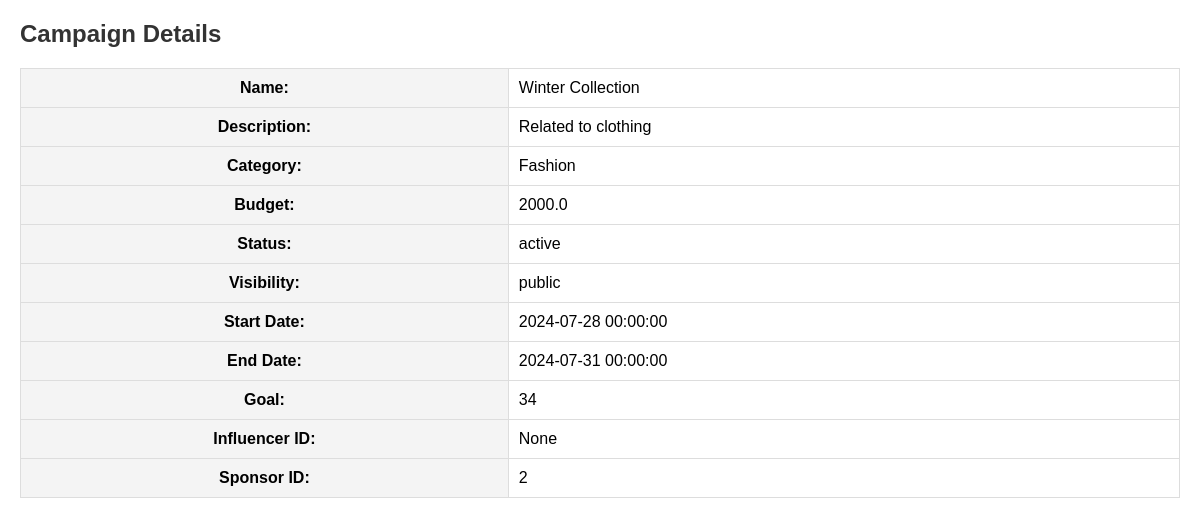
Screenshot of /admin/campaign/view/1 with the database file from the repository.
### models.py (models this page shows)
class Campaign(db.Model):
    __tablename__ = 'campaign'
    id = db.Column(db.Integer, primary_key=True, autoincrement=True)
    name = db.Column(db.String(150), nullable=False)
    description = db.Column(db.Text, nullable=True)
    category = db.Column(db.String(100), nullable=False)
    budget = db.Column(db.Float, nullable=False)
    status = db.Column(db.String(50), nullable=False, default="active")  # 'active', 'paused', 'completed'
    visibility = db.Column(db.String(50), nullable=False, default="public")  # 'public', 'private'
    start_date = db.Column(db.DateTime, nullable=False)
    end_date = db.Column(db.DateTime, nullable=False)
    goal = db.Column(db.String(200), nullable=True)
    influencer_id = db.Column(db.Integer, db.ForeignKey('user.id'), nullable=True)
    sponsor_id = db.Column(db.Integer, db.ForeignKey('user.id'), nullable=False)
    ad_requests = db.relationship('AdRequest', backref='campaign', lazy=True, cascade="all, delete-orphan")
    influencer_campaign_requests = db.relationship('InfluencerCampaignRequest', backref='campaign', lazy=True)

### routes.py (the view)
@app.route('/admin/campaign/view/<int:id>', methods=['GET'])
def admin_view_campaign(id):
    campaign = Campaign.query.get_or_404(id)
    return render_template('admin/view_details.html', view_type='campaign', campaign=campaign)

### templates/admin/view_details.html (shortened to what this page needs)
<!DOCTYPE html>
<html lang="en">
<head>
</head>
<body>
    {% if view_type == 'sponsor' %}
        <h1>Sponsor Details</h1>
        <table>
            <tr>
                <th>Name:</th>
                <td>{{ sponsor.username }}</td>
            </tr>
            <tr>
                <th>Industry:</th>
                <td>{{ sponsor.industry }}</td>
            </tr>
            <tr>
                <th>Company:</th>
                <td>{{ sponsor.company }}</td>
            </tr>
            <tr>
                <th>Budget: </th>
                <td>&#8377;{{ sponsor.budget }}</td>
            </tr>
        </table>
    {% elif view_type == 'campaign' %}
        <h1>Campaign Details</h1>
        <table>
            <tr>
                <th>Name:</th>
                <td>{{ campaign.name }}</td>
            </tr>
            <tr>
                <th>Description:</th>
                <td>{{ campaign.description }}</td>
            </tr>
            <tr>
                <th>Category:</th>
                <td>{{ campaign.category }}</td>
            </tr>
            <tr>
                <th>Budget:</th>
                <td>{{ campaign.budget }}</td>
            </tr>
            <tr>
                <th>Status:</th>
                <td>{{ campaign.status }}</td>
            </tr>
            <tr>
                <th>Visibility:</th>
                <td>{{ campaign.visibility }}</td>
            </tr>
            <tr>
                <th>Start Date:</th>
                <td>{{ campaign.start_date }}</td>
            </tr>
            <tr>
                <th>End Date:</th>
                <td>{{ campaign.end_date }}</td>
            </tr>
            <tr>
                <th>Goal:</th>
                <td>{{ campaign.goal }}</td>
            </tr>
            <tr>
                <th>Influencer ID:</th>
                <td>{{ campaign.influencer_id }}</td>
            </tr>
            <tr>
                <th>Sponsor ID:</th>
                <td>{{ campaign.sponsor_id }}</td>
            </tr>
        </table>
    {% else %}
        <h1>Details View</h1>
        <p>No details available.</p>
    {% endif %}
</body>
</html>

### templates/admin/view_details.html (style rules this page uses)
body { font-family: Arial, sans-serif; margin: 20px; }
h1 { font-size: 24px; color: #333; }
table { width: 100%; border-collapse: collapse; margin-top: 20px; }
th, td { padding: 10px; border: 1px solid #ddd; }
th { background-color: #f4f4f4; }

### rows the page displays
Campaign: name "Winter Collection", description "Related to clothing", category "Fashion", budget "2000.0", status "active", visibility "public", start_date "2024-07-28 00:00:00", end_date "2024-07-31 00:00:00", goal "34", influencer_id "None", sponsor_id "2"
